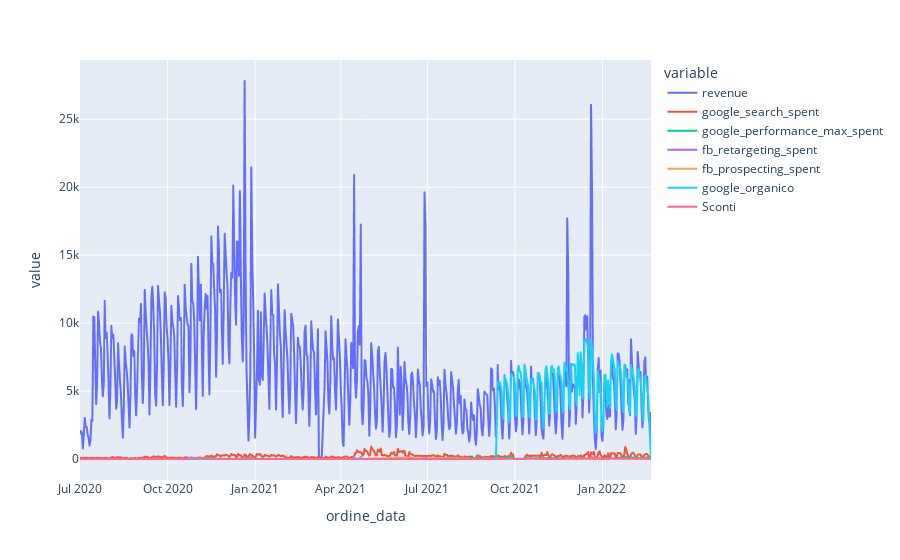

Here is the notebook cell this chart was saved with:
### Markdown cell above
Here we have our confirmation that discounts and Google search spent are the mose correlated data to revenues.

### Code cell
fig = px.line(df, x = df["ordine_data"], y = df.columns)
fig.show()

### Figure 1 — Plotly figure (JSON) as saved in the notebook; plotly's stock layout.template omitted (floating-point values rounded to 4 significant figures; data arrays with more than 128 entries replaced by an {"elided": "..."} marker saying what was removed)
{"data": [{"hovertemplate": "variable=revenue<br>ordine_data=%{x}<br>value=%{y}<extra></extra>", "legendgroup": "revenue", "line": {"color": "#636efa", "dash": "solid"}, "marker": {"symbol": "circle"}, "mode": "lines", "name": "revenue", "showlegend": true, "type": "scattergl", "x": {"elided": "596 str values"}, "xaxis": "x", "y": {"elided": "596 float values"}, "yaxis": "y"}, {"hovertemplate": "variable=google_search_spent<br>ordine_data=%{x}<br>value=%{y}<extra></extra>", "legendgroup": "google_search_spent", "line": {"color": "#EF553B", "dash": "solid"}, "marker": {"symbol": "circle"}, "mode": "lines", "name": "google_search_spent", "showlegend": true, "type": "scattergl", "x": {"elided": "596 str values"}, "xaxis": "x", "y": {"elided": "596 float values"}, "yaxis": "y"}, {"hovertemplate": "variable=google_performance_max_spent<br>ordine_data=%{x}<br>value=%{y}<extra></extra>", "legendgroup": "google_performance_max_spent", "line": {"color": "#00cc96", "dash": "solid"}, "marker": {"symbol": "circle"}, "mode": "lines", "name": "google_performance_max_spent", "showlegend": true, "type": "scattergl", "x": {"elided": "596 str values"}, "xaxis": "x", "y": {"elided": "596 float values"}, "yaxis": "y"}, {"hovertemplate": "variable=fb_retargeting_spent<br>ordine_data=%{x}<br>value=%{y}<extra></extra>", "legendgroup": "fb_retargeting_spent", "line": {"color": "#ab63fa", "dash": "solid"}, "marker": {"symbol": "circle"}, "mode": "lines", "name": "fb_retargeting_spent", "showlegend": true, "type": "scattergl", "x": {"elided": "596 str values"}, "xaxis": "x", "y": {"elided": "596 float values"}, "yaxis": "y"}, {"hovertemplate": "variable=fb_prospecting_spent<br>ordine_data=%{x}<br>value=%{y}<extra></extra>", "legendgroup": "fb_prospecting_spent", "line": {"color": "#FFA15A", "dash": "solid"}, "marker": {"symbol": "circle"}, "mode": "lines", "name": "fb_prospecting_spent", "showlegend": true, "type": "scattergl", "x": {"elided": "596 str values"}, "xaxis": "x", "y": {"elided": "596 float values"}, "yaxis": "y"}, {"hovertemplate": "variable=google_organico<br>ordine_data=%{x}<br>value=%{y}<extra></extra>", "legendgroup": "google_organico", "line": {"color": "#19d3f3", "dash": "solid"}, "marker": {"symbol": "circle"}, "mode": "lines", "name": "google_organico", "showlegend": true, "type": "scattergl", "x": {"elided": "596 str values"}, "xaxis": "x", "y": {"elided": "596 int values"}, "yaxis": "y"}, {"hovertemplate": "variable=Sconti<br>ordine_data=%{x}<br>value=%{y}<extra></extra>", "legendgroup": "Sconti", "line": {"color": "#FF6692", "dash": "solid"}, "marker": {"symbol": "circle"}, "mode": "lines", "name": "Sconti", "showlegend": true, "type": "scattergl", "x": {"elided": "596 str values"}, "xaxis": "x", "y": {"elided": "596 int values"}, "yaxis": "y"}], "layout": {"legend": {"title": {"text": "variable"}, "tracegroupgap": 0}, "margin": {"t": 60}, "xaxis": {"anchor": "y", "domain": [0, 1], "title": {"text": "ordine_data"}}, "yaxis": {"anchor": "x", "domain": [0, 1], "title": {"text": "value"}}}}
